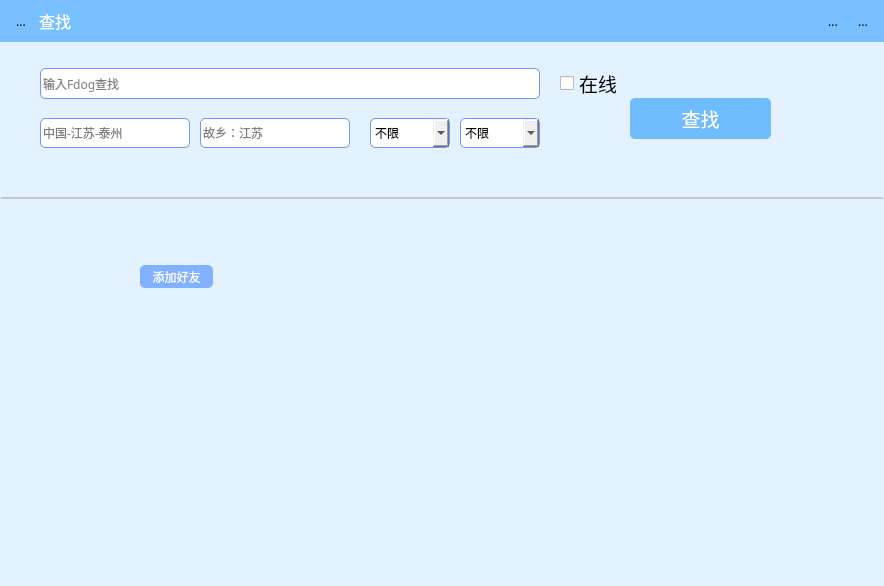
<?xml version="1.0" encoding="UTF-8"?>
<ui version="4.0">
 <class>Query</class>
 <widget class="QWidget" name="Query">
  <property name="geometry">
   <rect>
    <x>0</x>
    <y>0</y>
    <width>884</width>
    <height>586</height>
   </rect>
  </property>
  <property name="windowTitle">
   <string>Form</string>
  </property>
  <widget class="QWidget" name="widget_2" native="true">
   <property name="geometry">
    <rect>
     <x>0</x>
     <y>0</y>
     <width>884</width>
     <height>585</height>
    </rect>
   </property>
   <property name="styleSheet">
    <string notr="true">#widget_2{
background-color: rgb(228, 241, 255);
}</string>
   </property>
   <layout class="QVBoxLayout" name="verticalLayout_2" stretch="1,3,10">
    <property name="leftMargin">
     <number>0</number>
    </property>
    <property name="topMargin">
     <number>0</number>
    </property>
    <property name="rightMargin">
     <number>0</number>
    </property>
    <property name="bottomMargin">
     <number>0</number>
    </property>
    <item>
     <widget class="QWidget" name="widget" native="true">
      <property name="styleSheet">
       <string notr="true">background-color: rgb(120, 192, 255);</string>
      </property>
      <layout class="QVBoxLayout" name="verticalLayout" stretch="1">
       <item>
        <layout class="QHBoxLayout" name="horizontalLayout_3">
         <item>
          <widget class="QToolButton" name="toolButton">
           <property name="font">
            <font>
             <family>Microsoft YaHei</family>
             <stylestrategy>PreferAntialias</stylestrategy>
            </font>
           </property>
           <property name="text">
            <string>...</string>
           </property>
           <property name="icon">
            <iconset resource="res.qrc">
             <normaloff>:/lib/fdogicon.png</normaloff>:/lib/fdogicon.png</iconset>
           </property>
           <property name="iconSize">
            <size>
             <width>20</width>
             <height>20</height>
            </size>
           </property>
           <property name="autoRaise">
            <bool>true</bool>
           </property>
          </widget>
         </item>
         <item>
          <widget class="QLabel" name="label">
           <property name="font">
            <font>
             <family>Microsoft YaHei</family>
             <pointsize>12</pointsize>
             <stylestrategy>PreferAntialias</stylestrategy>
            </font>
           </property>
           <property name="styleSheet">
            <string notr="true">color: rgb(255, 255, 255);</string>
           </property>
           <property name="text">
            <string>查找</string>
           </property>
          </widget>
         </item>
         <item>
          <spacer name="horizontalSpacer">
           <property name="font">
            <font>
             <family>Microsoft YaHei</family>
             <stylestrategy>PreferAntialias</stylestrategy>
            </font>
           </property>
           <property name="orientation">
            <enum>Qt::Horizontal</enum>
           </property>
           <property name="sizeHint" stdset="0">
            <size>
             <width>40</width>
             <height>20</height>
            </size>
           </property>
          </spacer>
         </item>
         <item>
          <widget class="QToolButton" name="toolButton_2">
           <property name="font">
            <font>
             <family>Microsoft YaHei</family>
             <stylestrategy>PreferAntialias</stylestrategy>
            </font>
           </property>
           <property name="text">
            <string>...</string>
           </property>
           <property name="icon">
            <iconset resource="res.qrc">
             <normaloff>:/lib/zuixiaohua.png</normaloff>:/lib/zuixiaohua.png</iconset>
           </property>
           <property name="iconSize">
            <size>
             <width>20</width>
             <height>20</height>
            </size>
           </property>
           <property name="autoRaise">
            <bool>true</bool>
           </property>
          </widget>
         </item>
         <item>
          <widget class="QToolButton" name="toolButton_4">
           <property name="font">
            <font>
             <family>Microsoft YaHei</family>
             <stylestrategy>PreferAntialias</stylestrategy>
            </font>
           </property>
           <property name="text">
            <string>...</string>
           </property>
           <property name="icon">
            <iconset resource="res.qrc">
             <normaloff>:/lib/guanbi.png</normaloff>:/lib/guanbi.png</iconset>
           </property>
           <property name="iconSize">
            <size>
             <width>20</width>
             <height>20</height>
            </size>
           </property>
           <property name="autoRaise">
            <bool>true</bool>
           </property>
          </widget>
         </item>
        </layout>
       </item>
      </layout>
     </widget>
    </item>
    <item>
     <widget class="QWidget" name="widget_3" native="true">
      <property name="minimumSize">
       <size>
        <width>0</width>
        <height>151</height>
       </size>
      </property>
      <property name="styleSheet">
       <string notr="true">#widget_3{
border-style:solid;
border-width:2px;
	border-bottom-color: rgb(198, 198, 198);
}
</string>
      </property>
      <widget class="QComboBox" name="comboBox_2">
       <property name="geometry">
        <rect>
         <x>460</x>
         <y>70</y>
         <width>80</width>
         <height>30</height>
        </rect>
       </property>
       <property name="minimumSize">
        <size>
         <width>70</width>
         <height>30</height>
        </size>
       </property>
       <property name="maximumSize">
        <size>
         <width>80</width>
         <height>16777215</height>
        </size>
       </property>
       <property name="font">
        <font>
         <family>Microsoft YaHei</family>
         <stylestrategy>PreferAntialias</stylestrategy>
        </font>
       </property>
       <property name="styleSheet">
        <string notr="true">border-color: rgb(110, 149, 255);
border-style:solid;
border-width:1px;
border-radius:5px;</string>
       </property>
       <item>
        <property name="text">
         <string>不限</string>
        </property>
       </item>
       <item>
        <property name="text">
         <string>12-16</string>
        </property>
       </item>
       <item>
        <property name="text">
         <string>17-21</string>
        </property>
       </item>
       <item>
        <property name="text">
         <string>22-30</string>
        </property>
       </item>
      </widget>
      <widget class="QLineEdit" name="lineEdit">
       <property name="geometry">
        <rect>
         <x>40</x>
         <y>20</y>
         <width>500</width>
         <height>31</height>
        </rect>
       </property>
       <property name="minimumSize">
        <size>
         <width>0</width>
         <height>30</height>
        </size>
       </property>
       <property name="maximumSize">
        <size>
         <width>500</width>
         <height>16777215</height>
        </size>
       </property>
       <property name="font">
        <font>
         <family>Microsoft YaHei</family>
         <stylestrategy>PreferAntialias</stylestrategy>
        </font>
       </property>
       <property name="styleSheet">
        <string notr="true">border-color: rgb(110, 149, 255);
border-style:solid;
border-width:1px;
border-radius:5px;</string>
       </property>
       <property name="placeholderText">
        <string>输入Fdog查找</string>
       </property>
      </widget>
      <widget class="QComboBox" name="comboBox">
       <property name="geometry">
        <rect>
         <x>370</x>
         <y>70</y>
         <width>80</width>
         <height>30</height>
        </rect>
       </property>
       <property name="minimumSize">
        <size>
         <width>70</width>
         <height>30</height>
        </size>
       </property>
       <property name="maximumSize">
        <size>
         <width>80</width>
         <height>16777215</height>
        </size>
       </property>
       <property name="font">
        <font>
         <family>Microsoft YaHei</family>
         <stylestrategy>PreferAntialias</stylestrategy>
        </font>
       </property>
       <property name="styleSheet">
        <string notr="true">border-color: rgb(110, 149, 255);
border-style:solid;
border-width:1px;
border-radius:5px;</string>
       </property>
       <item>
        <property name="text">
         <string>不限</string>
        </property>
       </item>
       <item>
        <property name="text">
         <string>男</string>
        </property>
       </item>
       <item>
        <property name="text">
         <string>女</string>
        </property>
       </item>
      </widget>
      <widget class="QLineEdit" name="lineEdit_3">
       <property name="geometry">
        <rect>
         <x>200</x>
         <y>70</y>
         <width>150</width>
         <height>30</height>
        </rect>
       </property>
       <property name="minimumSize">
        <size>
         <width>0</width>
         <height>30</height>
        </size>
       </property>
       <property name="maximumSize">
        <size>
         <width>150</width>
         <height>16777215</height>
        </size>
       </property>
       <property name="font">
        <font>
         <family>Microsoft YaHei</family>
         <stylestrategy>PreferAntialias</stylestrategy>
        </font>
       </property>
       <property name="styleSheet">
        <string notr="true">border-color: rgb(110, 149, 255);
border-style:solid;
border-width:1px;
border-radius:5px;</string>
       </property>
       <property name="placeholderText">
        <string>故乡：江苏</string>
       </property>
      </widget>
      <widget class="QLineEdit" name="lineEdit_2">
       <property name="geometry">
        <rect>
         <x>40</x>
         <y>70</y>
         <width>150</width>
         <height>30</height>
        </rect>
       </property>
       <property name="minimumSize">
        <size>
         <width>0</width>
         <height>30</height>
        </size>
       </property>
       <property name="maximumSize">
        <size>
         <width>150</width>
         <height>16777215</height>
        </size>
       </property>
       <property name="font">
        <font>
         <family>Microsoft YaHei</family>
         <stylestrategy>PreferAntialias</stylestrategy>
        </font>
       </property>
       <property name="styleSheet">
        <string notr="true">border-color: rgb(110, 149, 255);
border-style:solid;
border-width:1px;
border-radius:5px;</string>
       </property>
       <property name="placeholderText">
        <string>中国-江苏-泰州</string>
       </property>
      </widget>
      <widget class="QPushButton" name="pushButton">
       <property name="geometry">
        <rect>
         <x>630</x>
         <y>50</y>
         <width>141</width>
         <height>41</height>
        </rect>
       </property>
       <property name="minimumSize">
        <size>
         <width>90</width>
         <height>30</height>
        </size>
       </property>
       <property name="font">
        <font>
         <family>Microsoft YaHei</family>
         <pointsize>14</pointsize>
         <stylestrategy>PreferAntialias</stylestrategy>
        </font>
       </property>
       <property name="styleSheet">
        <string notr="true">background-color: rgb(111, 188, 255);
border-style:solid;
color: rgb(255, 255, 255);
border-radius:5px;</string>
       </property>
       <property name="text">
        <string>查找</string>
       </property>
      </widget>
      <widget class="QCheckBox" name="checkBox">
       <property name="geometry">
        <rect>
         <x>560</x>
         <y>20</y>
         <width>57</width>
         <height>31</height>
        </rect>
       </property>
       <property name="minimumSize">
        <size>
         <width>0</width>
         <height>30</height>
        </size>
       </property>
       <property name="font">
        <font>
         <family>Microsoft YaHei</family>
         <pointsize>14</pointsize>
         <weight>50</weight>
         <bold>false</bold>
         <stylestrategy>PreferAntialias</stylestrategy>
        </font>
       </property>
       <property name="styleSheet">
        <string notr="true"/>
       </property>
       <property name="text">
        <string>在线</string>
       </property>
      </widget>
     </widget>
    </item>
    <item>
     <widget class="QWidget" name="widget_4" native="true">
      <widget class="QPushButton" name="pushButton_3">
       <property name="geometry">
        <rect>
         <x>140</x>
         <y>60</y>
         <width>73</width>
         <height>23</height>
        </rect>
       </property>
       <property name="font">
        <font>
         <family>Microsoft YaHei</family>
         <stylestrategy>PreferAntialias</stylestrategy>
        </font>
       </property>
       <property name="styleSheet">
        <string notr="true">background-color: rgb(130, 178, 255);
border-style:solid;
color: rgb(255, 255, 255);
border-radius:5px;
</string>
       </property>
       <property name="text">
        <string>添加好友</string>
       </property>
      </widget>
      <widget class="QPushButton" name="pushButton_4">
       <property name="geometry">
        <rect>
         <x>60</x>
         <y>20</y>
         <width>66</width>
         <height>66</height>
        </rect>
       </property>
       <property name="font">
        <font>
         <family>Microsoft YaHei</family>
         <stylestrategy>PreferAntialias</stylestrategy>
        </font>
       </property>
       <property name="styleSheet">
        <string notr="true">border-radius:33px;</string>
       </property>
       <property name="text">
        <string/>
       </property>
       <property name="iconSize">
        <size>
         <width>66</width>
         <height>66</height>
        </size>
       </property>
      </widget>
      <widget class="QLabel" name="label_2">
       <property name="geometry">
        <rect>
         <x>140</x>
         <y>20</y>
         <width>54</width>
         <height>12</height>
        </rect>
       </property>
       <property name="font">
        <font>
         <family>Microsoft YaHei</family>
         <stylestrategy>PreferAntialias</stylestrategy>
        </font>
       </property>
       <property name="text">
        <string/>
       </property>
      </widget>
      <widget class="QLabel" name="label_3">
       <property name="geometry">
        <rect>
         <x>140</x>
         <y>40</y>
         <width>54</width>
         <height>12</height>
        </rect>
       </property>
       <property name="font">
        <font>
         <family>Microsoft YaHei</family>
         <stylestrategy>PreferAntialias</stylestrategy>
        </font>
       </property>
       <property name="text">
        <string/>
       </property>
      </widget>
     </widget>
    </item>
   </layout>
  </widget>
 </widget>
 <resources>
  <include location="res.qrc"/>
 </resources>
 <connections/>
</ui>
